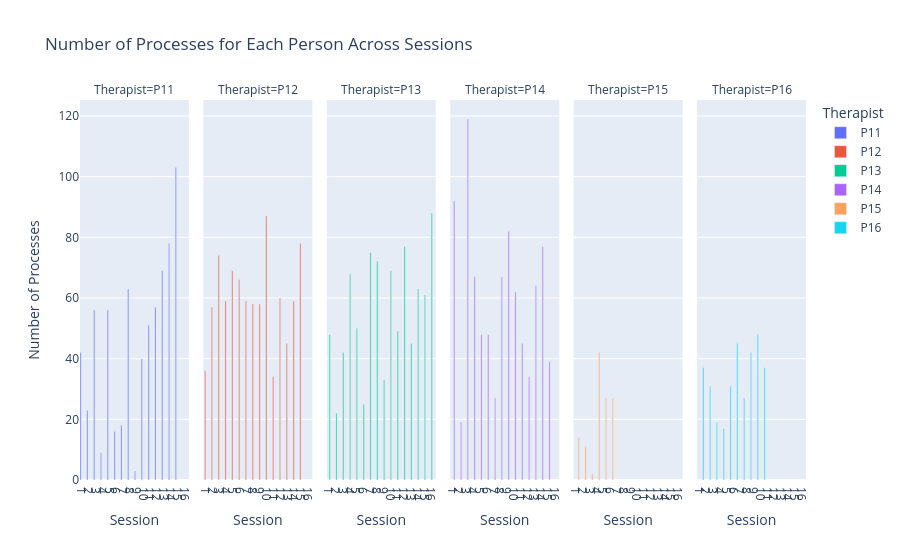

Notebook cell for this chart:
### Code cell
result = compute_processe_plt_all(data_therapist)
result = sort_ps(result)
create_process_plot_for_all_therapist(result)
create_process_plot_for_all_therapist_sns(result)

### Figure 1 — Plotly figure (JSON) as saved in the notebook; plotly's stock layout.template omitted (floating-point values rounded to 4 significant figures)
{"data": [{"alignmentgroup": "True", "hovertemplate": "Therapist=P11<br>Session=%{x}<br>Number of Processes=%{y}<extra></extra>", "legendgroup": "P11", "marker": {"color": "#636efa", "pattern": {"shape": ""}}, "name": "P11", "offsetgroup": "P11", "orientation": "v", "showlegend": true, "textposition": "auto", "x": [1, 2, 3, 4, 5, 6, 7, 8, 9, 10, 11, 12, 13, 14, 15], "xaxis": "x", "y": [42, 23, 56, 9, 56, 16, 18, 63, 3, 40, 51, 57, 69, 78, 103], "yaxis": "y", "type": "bar"}, {"alignmentgroup": "True", "hovertemplate": "Therapist=P12<br>Session=%{x}<br>Number of Processes=%{y}<extra></extra>", "legendgroup": "P12", "marker": {"color": "#EF553B", "pattern": {"shape": ""}}, "name": "P12", "offsetgroup": "P12", "orientation": "v", "showlegend": true, "textposition": "auto", "x": [1, 2, 3, 4, 5, 6, 7, 8, 9, 10, 11, 12, 13, 14, 15], "xaxis": "x2", "y": [36, 57, 74, 59, 69, 66, 59, 58, 58, 87, 34, 60, 45, 59, 78], "yaxis": "y2", "type": "bar"}, {"alignmentgroup": "True", "hovertemplate": "Therapist=P13<br>Session=%{x}<br>Number of Processes=%{y}<extra></extra>", "legendgroup": "P13", "marker": {"color": "#00cc96", "pattern": {"shape": ""}}, "name": "P13", "offsetgroup": "P13", "orientation": "v", "showlegend": true, "textposition": "auto", "x": [1, 2, 3, 4, 5, 6, 7, 8, 9, 10, 11, 12, 13, 14, 15, 16], "xaxis": "x3", "y": [48, 22, 42, 68, 50, 25, 75, 72, 33, 69, 49, 77, 45, 63, 61, 88], "yaxis": "y3", "type": "bar"}, {"alignmentgroup": "True", "hovertemplate": "Therapist=P14<br>Session=%{x}<br>Number of Processes=%{y}<extra></extra>", "legendgroup": "P14", "marker": {"color": "#ab63fa", "pattern": {"shape": ""}}, "name": "P14", "offsetgroup": "P14", "orientation": "v", "showlegend": true, "textposition": "auto", "x": [1, 2, 3, 4, 5, 6, 7, 8, 9, 10, 11, 12, 13, 14, 15], "xaxis": "x4", "y": [92, 19, 119, 67, 48, 48, 27, 67, 82, 62, 45, 34, 64, 77, 39], "yaxis": "y4", "type": "bar"}, {"alignmentgroup": "True", "hovertemplate": "Therapist=P15<br>Session=%{x}<br>Number of Processes=%{y}<extra></extra>", "legendgroup": "P15", "marker": {"color": "#FFA15A", "pattern": {"shape": ""}}, "name": "P15", "offsetgroup": "P15", "orientation": "v", "showlegend": true, "textposition": "auto", "x": [1, 2, 3, 4, 5, 6], "xaxis": "x5", "y": [14, 11, 2, 42, 27, 27], "yaxis": "y5", "type": "bar"}, {"alignmentgroup": "True", "hovertemplate": "Therapist=P16<br>Session=%{x}<br>Number of Processes=%{y}<extra></extra>", "legendgroup": "P16", "marker": {"color": "#19d3f3", "pattern": {"shape": ""}}, "name": "P16", "offsetgroup": "P16", "orientation": "v", "showlegend": true, "textposition": "auto", "x": [1, 2, 3, 4, 5, 6, 7, 8, 9, 10], "xaxis": "x6", "y": [37, 31, 19, 17, 31, 45, 27, 42, 48, 37], "yaxis": "y6", "type": "bar"}], "layout": {"xaxis": {"anchor": "y", "domain": [0.0, 0.15], "title": {"text": "Session"}, "dtick": 1}, "yaxis": {"anchor": "x", "domain": [0.0, 1.0], "title": {"text": "Number of Processes"}}, "xaxis2": {"anchor": "y2", "domain": [0.17, 0.32], "matches": "x", "title": {"text": "Session"}, "dtick": 1}, "yaxis2": {"anchor": "x2", "domain": [0.0, 1.0], "matches": "y", "showticklabels": false}, "xaxis3": {"anchor": "y3", "domain": [0.34, 0.49], "matches": "x", "title": {"text": "Session"}, "dtick": 1}, "yaxis3": {"anchor": "x3", "domain": [0.0, 1.0], "matches": "y", "showticklabels": false}, "xaxis4": {"anchor": "y4", "domain": [0.51, 0.66], "matches": "x", "title": {"text": "Session"}, "dtick": 1}, "yaxis4": {"anchor": "x4", "domain": [0.0, 1.0], "matches": "y", "showticklabels": false}, "xaxis5": {"anchor": "y5", "domain": [0.68, 0.83], "matches": "x", "title": {"text": "Session"}, "dtick": 1}, "yaxis5": {"anchor": "x5", "domain": [0.0, 1.0], "matches": "y", "showticklabels": false}, "xaxis6": {"anchor": "y6", "domain": [0.85, 1.0], "matches": "x", "title": {"text": "Session"}, "dtick": 1}, "yaxis6": {"anchor": "x6", "domain": [0.0, 1.0], "matches": "y", "showticklabels": false}, "annotations": [{"font": {}, "showarrow": false, "text": "Therapist=P11", "x": 0.075, "xanchor": "center", "xref": "paper", "y": 1.0, "yanchor": "bottom", "yref": "paper"}, {"font": {}, "showarrow": false, "text": "Therapist=P12", "x": 0.245, "xanchor": "center", "xref": "paper", "y": 1.0, "yanchor": "bottom", "yref": "paper"}, {"font": {}, "showarrow": false, "text": "Therapist=P13", "x": 0.415, "xanchor": "center", "xref": "paper", "y": 1.0, "yanchor": "bottom", "yref": "paper"}, {"font": {}, "showarrow": false, "text": "Therapist=P14", "x": 0.585, "xanchor": "center", "xref": "paper", "y": 1.0, "yanchor": "bottom", "yref": "paper"}, {"font": {}, "showarrow": false, "text": "Therapist=P15", "x": 0.755, "xanchor": "center", "xref": "paper", "y": 1.0, "yanchor": "bottom", "yref": "paper"}, {"font": {}, "showarrow": false, "text": "Therapist=P16", "x": 0.925, "xanchor": "center", "xref": "paper", "y": 1.0, "yanchor": "bottom", "yref": "paper"}], "legend": {"title": {"text": "Therapist"}, "tracegroupgap": 0}, "title": {"text": "Number of Processes for Each Person Across Sessions"}, "barmode": "group", "bargap": 0.001, "bargroupgap": 0.001}}
